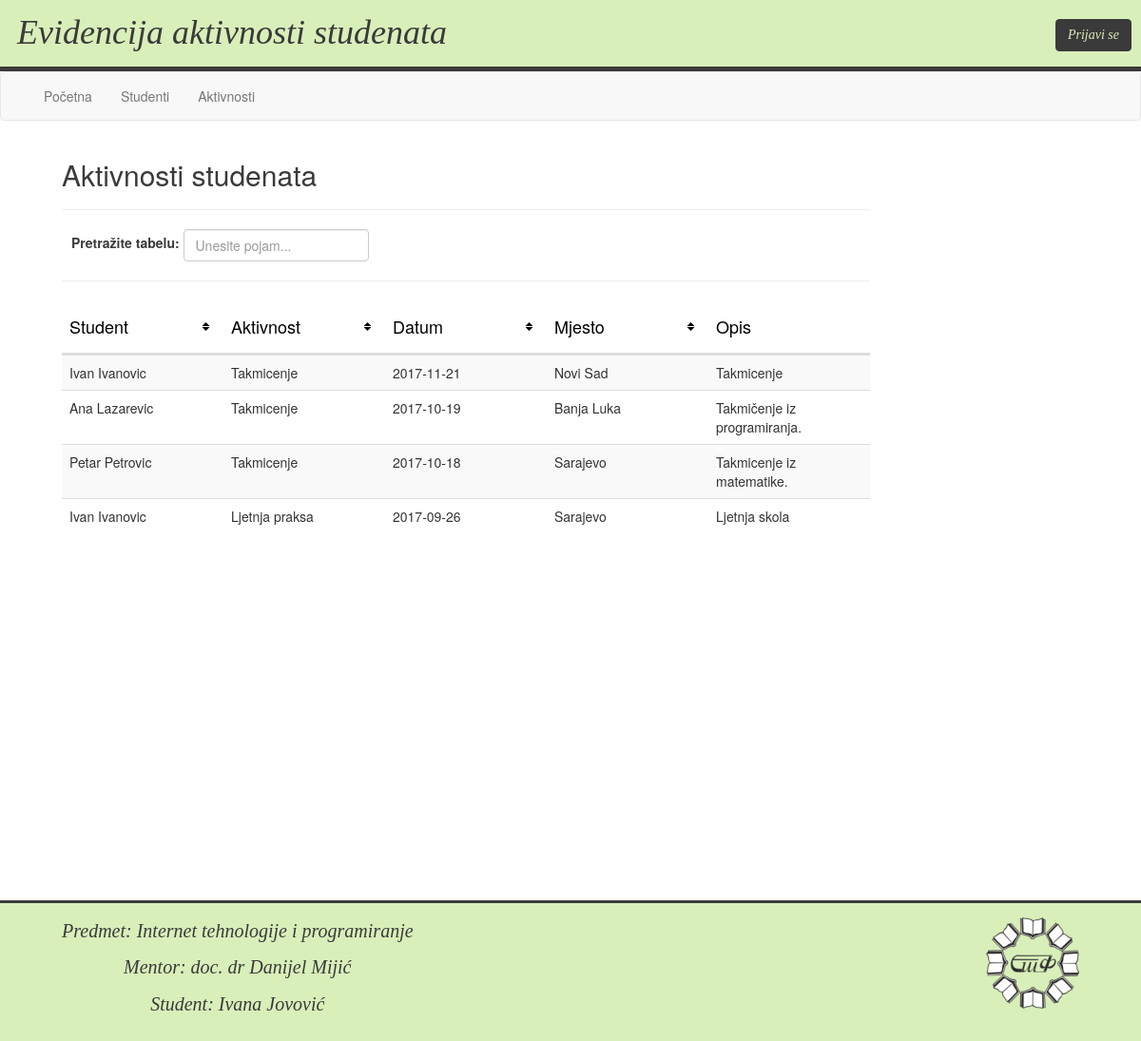
Page /activities.php on the committed database.
### tables this page shows
CREATE TABLE IF NOT EXISTS `aktivnosti` (
  `aktivnost_id` int(11) NOT NULL AUTO_INCREMENT,
  `student_id` int(11) NOT NULL,
  `tip_id` int(11) NOT NULL,
  `aktivnost_datum` date NOT NULL,
  `aktivnost_mjesto` varchar(32) NOT NULL,
  `aktivnost_opis` varchar(1024) DEFAULT NULL,
  PRIMARY KEY (`aktivnost_id`),
  KEY `FK_STUDENT_AKTIVNOST` (`student_id`),
  KEY `FK_AKTIVNOST_IMA_TIP` (`tip_id`)
);

CREATE TABLE IF NOT EXISTS `studenti` (
  `student_id` int(11) NOT NULL AUTO_INCREMENT,
  `student_ime` varchar(32) NOT NULL,
  `student_prezime` varchar(32) NOT NULL,
  `student_index` varchar(8) NOT NULL,
  PRIMARY KEY (`student_id`)
);

CREATE TABLE IF NOT EXISTS `tip_aktivnosti` (
  `tip_id` int(11) NOT NULL AUTO_INCREMENT,
  `tip_naziv` varchar(128) NOT NULL,
  PRIMARY KEY (`tip_id`)
);

### activities.php (the view, shortened to what this page needs)
<html>
    <?php include './head.php'; ?>
<body>
    <?php include './header_nav.php'; ?>
    <div class="container-fluid">
        <div class="row content">
            <div class="col-xs-12 col-sm-4 col-lg-11" id="mainDiv" name="mainDiv">
                <div id="tableActivity">
                    <h2>Aktivnosti studenata
                    <?php if(isset($_SESSION["username"])){ ?>
                    <input class="btn btn-primary myButtons" style="float: right" type="submit" id="typeActBtn" onclick="location.href = 'activity_types.php'" value="Pregled tipova aktivnost">
                    <hr>
                    <?php }
                    else { ?>
                    <hr width="850px" style="margin-left: 0px">
                    <?php }
                    ?>
                    </h2>
                    <div id="search" class="search search-container form-inline">
                        <label for="search">Pretražite tabelu: </label>
                        <input id="activitySearchInput" type="text" class="form-control" placeholder="Unesite pojam..." name="search">
                    </div>
                    <?php if(isset($_SESSION["username"])){ ?>
                    <hr>
                    <?php }
                    else { ?>
                    <hr width="850px" style="margin-left: 0px">
                    <?php }
                    ?>
                    <div class="tableDiv table-responsive">
                    <?php
                        include './db_connection.php';
                        if(isset($_GET['order'])){
                            $order = $_GET['order'];
                        }
                        else{
                            $order = 'aktivnost_datum';
                        }
                        if(isset($_GET['sort'])){
                            $sort = $_GET['sort'];
                        }
                        else{
                            $sort = 'DESC';
                        }
                        $query = "SELECT s.student_ime AS ime, s.student_prezime AS prezime, t.tip_naziv AS tip, a.aktivnost_id, a.aktivnost_datum, a.aktivnost_mjesto, a.aktivnost_opis
                                        FROM aktivnosti a
                                        JOIN studenti s ON s.student_id = a.student_id
                                        JOIN tip_aktivnosti t ON t.tip_id = a.tip_id
                                        ORDER BY $order $sort";
                        $sort == 'DESC' ? $sort = 'ASC' : $sort = 'DESC';
                    ?>
                        <table class="table table-striped" id="activitiesTable">
                            <thead>
                                <tr>
                                    <th class="table_header"><h4 class="columnName">Student</h4><a href="?order=student_ime&&sort=<?php echo $sort; ?>"><input type="image" class="sort_img" src="css/sort_img.png"/></a></th>
                                    <th class="table_header"><h4 class="columnName">Aktivnost</h4><a href="?order=t.tip_naziv&&sort=<?php echo $sort; ?>"><input type="image" class="sort_img" src="css/sort_img.png"/></a></th>
                                    <th class="table_header"><h4 class="columnName">Datum</h4><a href="?order=a.aktivnost_datum&&sort=<?php echo $sort; ?>"><input type="image" class="sort_img" src="css/sort_img.png" /></a></th>
                                    <th class="table_header"><h4 class="columnName">Mjesto</h4><a href="?order=a.aktivnost_mjesto&&sort=<?php echo $sort; ?>"><input type="image" class="sort_img" src="css/sort_img.png" /></a></th>
                                    <th class="table_header"><h4 class="columnName">Opis</h4></th>
                                </tr>
                            </thead>
                            <tbody>
                            <?php
                            $result = mysqli_query($connection, $query);
                            if($result)
                            {
                            $numrows = mysqli_num_rows($result);
                            if($numrows != 0)
                            {
                                for($i = 1; $i <= $numrows; $i++)
                                {
                                    $row = mysqli_fetch_array($result);
                                    $ime = $row["ime"];
                                    $prezime = $row["prezime"];
                                    $tip = $row['tip'];
                                    $datum = $row['aktivnost_datum'];
                                    $mjesto = $row['aktivnost_mjesto'];
                                    $opis = $row['aktivnost_opis'];
                                    if($i%2 == 0){ ?>
                                <tr class="alt">
                                <?php }
                                else{ ?>
                                <tr>
                                <?php } ?>
                                    <td id="student"><?php echo $ime; echo " "; echo $prezime; ?></td>
                                    <td id="aktivnost"><?php echo $tip; ?></td>
                                    <td id="datum"><?php echo $datum; ?></td>
                                    <td id="mjesto"><?php echo $mjesto; ?></td>
                                    <td id="opis"><?php echo $opis; ?></td>
                                </tr>
                            <?php }
                            }
                            else
                            {
                                echo '<script>alert("Nema podataka u bazi!")</script>';
                            }
                            }
                            else
                            {
                                    echo '<script>alert("Došlo je do greške!")</script>';
                            } ?>
                            </tbody>
                        </table>
                    </div>
                </div>
            </div>
        </div>
    </div>
    <?php include './footer.php'; ?>
</body>
</html>

### head.php (shortened to what this page needs)
<head>
    <link rel="stylesheet" href="https://maxcdn.bootstrapcdn.com/bootstrap/3.3.7/css/bootstrap.min.css">
    <link rel="stylesheet" href="css/style.css">
</head>

### header_nav.php (shortened to what this page needs)
<html>
    <?php include './head.php'; ?>
<body>
    <div id="header" class="container-fluid">
        <h1 class="title">Evidencija aktivnosti studenata</h1>
        <?php
            if(isset($_SESSION["username"])){
        ?>
        <div id="dropdownBtn" class="dropdown" style="float: right">
            <button id="adminBtn" class="btn btn-default btn-primary headerBtn dropdown-toggle" type="button" data-toggle="dropdown"><?php echo $_SESSION["username"]; ?>
            <span class="caret"></span></button>
            <ul class="dropdown-menu" style="left: -110px;">
                <li><a href="#" onclick="javascript:location.href='./edit_profile.php'">Uredi profil</a></li>
                <li><a href="#" onclick="javascript:location.href='./change_password.php'">Promijeni lozinku</a></li>
                <li><a href="#" onclick="javascript:location.href='./admins.php'">Pregled administratora</a></li>
                <li><a href="#" onclick="javascript:location.href='./logout.php'">Odjava</a></li>
            </ul>
        </div>
         <?php
        }
        else{
        ?>
                <input type="button" class="btn btn-primary headerBtn" name="loginBtn" id="loginBtn" onclick="javascript:location.href='./login.php'" value="Prijavi se">
                <?php
            }
        ?>
    </div>
    <nav class="navbar navbar-default">
        <div class="container-fluid">
            <div class="navbar-header">
              <a class="navbar-brand" href="#"></a>
            </div>
            <ul class="nav navbar-nav">
                <li><a href="index.php">Početna</a></li>
                <li><a href="students.php">Studenti</a> </li>
                <li><a href="activities.php">Aktivnosti</a></li>
            </ul>
        </div>
    </nav>
</body>
</html>

### footer.php
<html>
    <?php include './head.php'; ?>
<body>
    <footer class="container-fluid">
        <div class="form-inline">
            <div id="data" class="form-group">
                <p>Predmet: Internet tehnologije i programiranje</p>
                <p>Mentor: doc. dr Danijel Mijić</p>
                <p>Student: Ivana Jovović</p>
            </div>
            <img id="logo" src="css/logo.png"></img>
        </div>
    </footer>
</body>
</html>

### css/style.css (style rules this page uses)
#header { width: 100%; padding: 5px 0px 5px 18px; border-bottom-width: 5px; color: #3a3a3a; background: #d9efba; font-family: Georgia, serif; font-style: italic; align-content: center; border-style: none none solid none; border-color: #3a3a3a; }
.title { margin-top: 10px; margin-right: 0px; width: 700px; float: left; }
.headerBtn { float: right; background-color: #3a3a3a !important; color: #d9efba !important; border-color: #3a3a3a; margin-top: 15px; margin-right: 10px; margin-bottom: 10px; }
.row.content { height: auto; }
#mainDiv { width: 90%; height: 95%; min-height: 650px; color: #3a3a3a; margin: 0 50px 40px 50px; }
footer { background-color: #d9efba; color: #3a3a3a; font-family: Georgia, serif; font-style: italic; font-size: 20px; padding: 15px; border-style: solid none none none; border-color: #3a3a3a; height: 150px important; text-align: center; }
#data { float: left; margin-left: 50px; }
#logo { float: right; margin-right: 50px; }
.tableDiv { margin-bottom: 30px; height: 500px; overflow: hidden; }
#tableActivity { width: 1100px; }
table { width: 100%; font-size: 14px; }
.table_header { margin-bottom: 0px; color: black; font-weight: 700; }
.columnName { float: left; }
.sort_img { float: right; margin-top: 15px; margin-bottom: 10px; }
thead, tbody { display: block; }
thead th,tbody td { width: 170px; }
tbody { height: 400px; width: inherit; overflow: auto; }
#search { margin-left: 10px; }
.btn { color: white; background: #337ab7; }

### rows in the picture
aktivnosti: student.student_ime "Ivan", student.student_prezime "Ivanovic", tip.tip_naziv "Takmicenje", aktivnost_datum "2017-11-21", aktivnost_mjesto "Novi Sad", aktivnost_opis "Takmicenje"
aktivnosti: student.student_ime "Ana", student.student_prezime "Lazarevic", tip.tip_naziv "Takmicenje", aktivnost_datum "2017-10-19", aktivnost_mjesto "Banja Luka", aktivnost_opis "Takmičenje iz programiranja."
aktivnosti: student.student_ime "Petar", student.student_prezime "Petrovic", tip.tip_naziv "Takmicenje", aktivnost_datum "2017-10-18", aktivnost_mjesto "Sarajevo", aktivnost_opis "Takmicenje iz matematike."
aktivnosti: student.student_ime "Ivan", student.student_prezime "Ivanovic", tip.tip_naziv "Ljetnja praksa", aktivnost_datum "2017-09-26", aktivnost_mjesto "Sarajevo", aktivnost_opis "Ljetnja skola"
